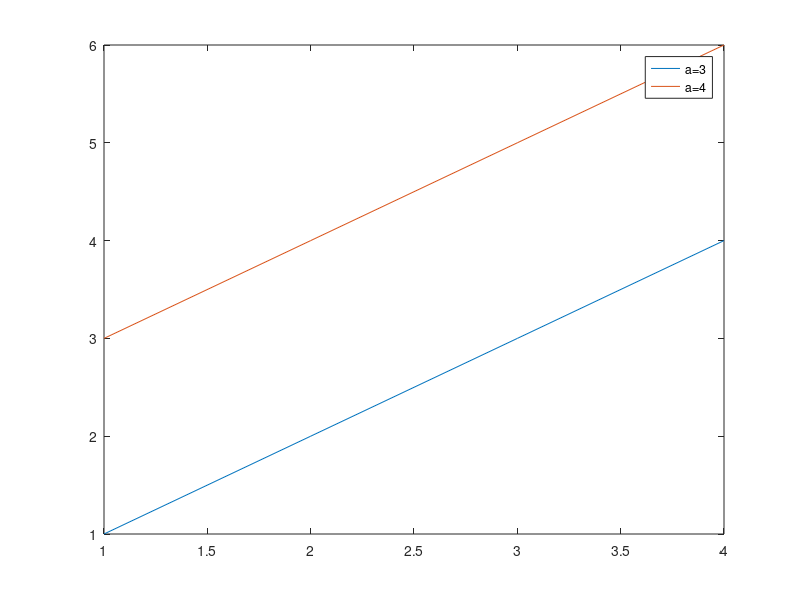
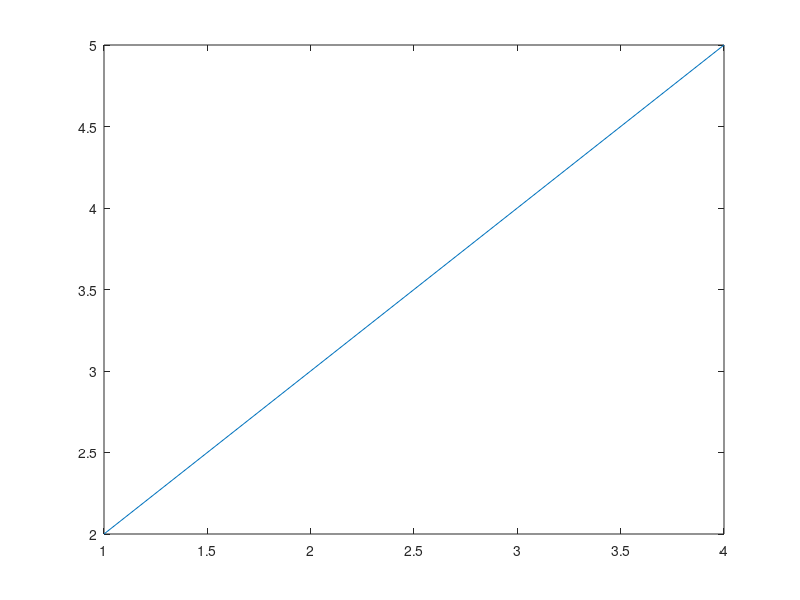

The MATLAB script that drew these images, in order:
close all
a=1:4;
b=2:5;
figure1=figure();
plot(a)
legend(['a=',num2str(a(1),'%d')])
hold on
a=3:6;
figure2=figure();
figure(figure2)
plot(b)
figure(figure1)
plot(a)
legend(['a=',num2str(a(1),'%d')],['a=',num2str(a(2),'%d')])